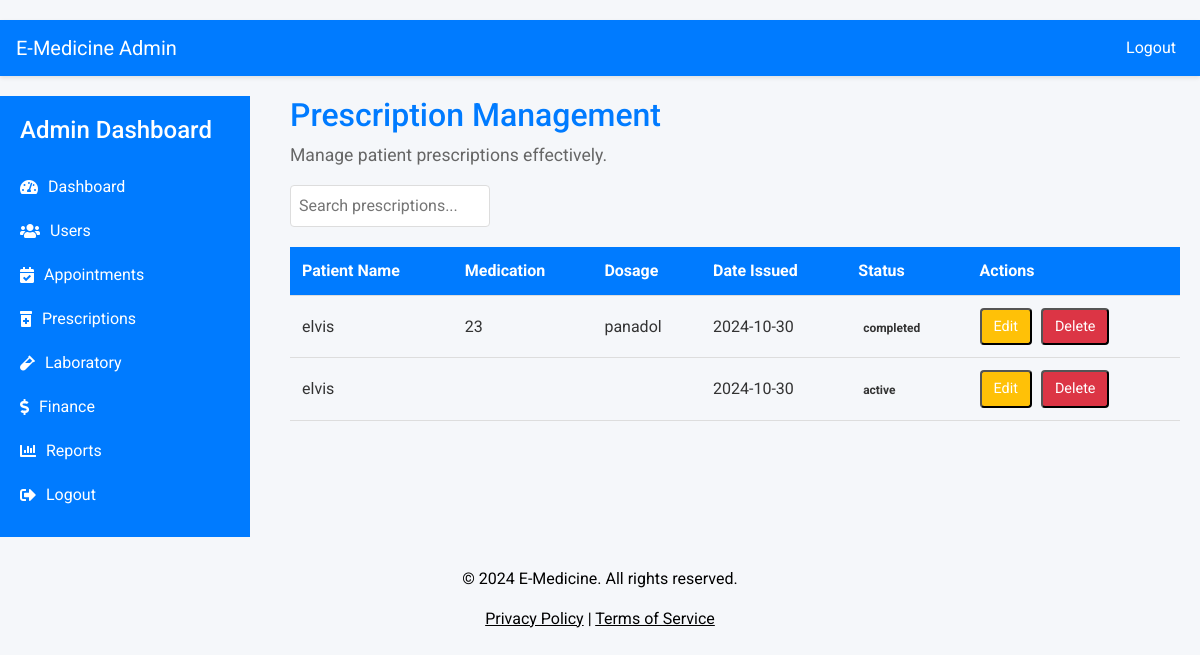
/admin/prescription.php (signed in), run on an earlier commit of the app's database.
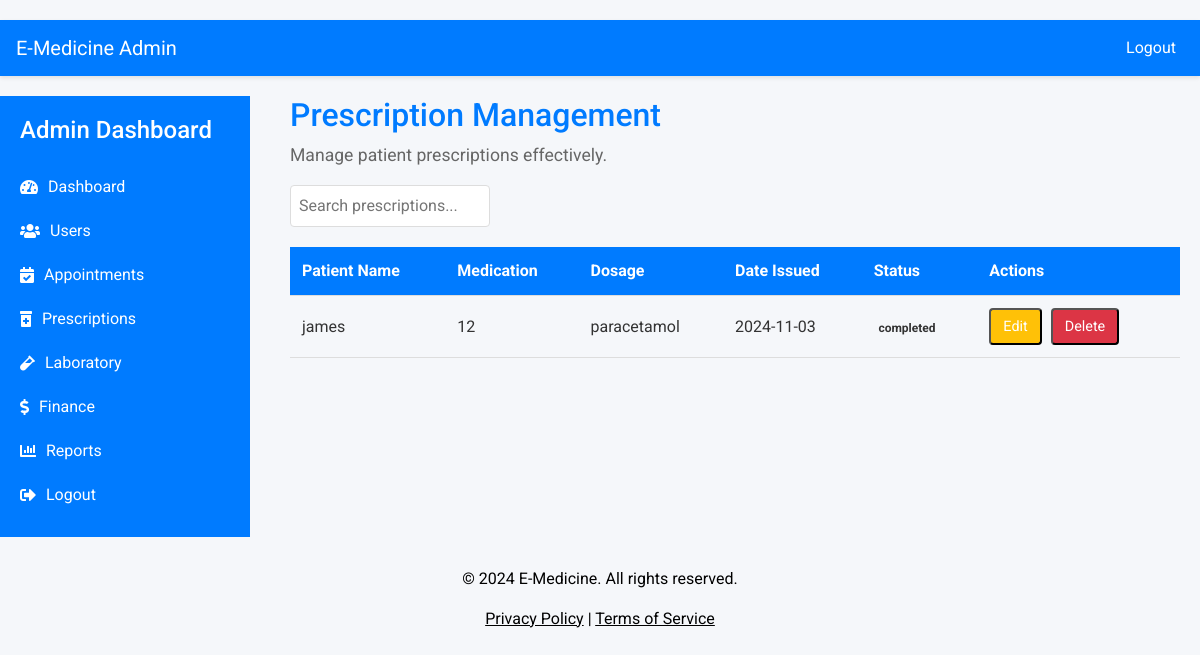
And on a later commit of the database.
### tables this page shows
CREATE TABLE `prescriptions` (
  `PrescriptionID` int(11) NOT NULL,
  `AppointmentID` int(11) NOT NULL,
  `Medication` varchar(255) NOT NULL,
  `Dosage` varchar(100) NOT NULL,
  `RefillsRemaining` int(11) DEFAULT 0,
  `Instructions` text DEFAULT NULL,
  `CreatedAt` timestamp NOT NULL DEFAULT current_timestamp(),
  `Status` enum('active','completed','expired') DEFAULT 'active',
  `patientID` int(255) NOT NULL,
  `LabID` int(11) DEFAULT NULL
);

CREATE TABLE `patients` (
  `PatientID` int(11) NOT NULL,
  `firstname` varchar(100) NOT NULL,
  `lastname` varchar(255) NOT NULL,
  `Age` int(11) NOT NULL,
  `Gender` enum('Male','Female','Other') NOT NULL,
  `Phone` varchar(15) DEFAULT NULL,
  `Email` varchar(100) DEFAULT NULL,
  `Address` varchar(255) DEFAULT NULL,
  `CreatedAt` timestamp NOT NULL DEFAULT current_timestamp(),
  `Password` varchar(255) NOT NULL,
  `status` varchar(250) NOT NULL,
  `ProfileImage` varchar(250) NOT NULL,
  `reset_token` varchar(6) DEFAULT NULL,
  `token_expiration` int(11) DEFAULT NULL
);

### admin/prescription.php (the view, shortened to what this page needs)
<?php
include '../access/config.php';
$limit = 5;
$page = isset($_GET['page']) ? (int)$_GET['page'] : 1;
$offset = ($page - 1) * $limit;
$query = "SELECT prescriptions.PrescriptionID, patients.firstname AS PatientName, prescriptions.Medication,
          prescriptions.Dosage, prescriptions.CreatedAt, prescriptions.Status
          FROM prescriptions
          JOIN appointments ON prescriptions.AppointmentID = appointments.AppointmentID
          JOIN patients ON appointments.PatientID = patients.PatientID
          LIMIT $limit OFFSET $offset";
$result = $conn->query($query);
$prescriptions = [];
while ($row = $result->fetch_assoc()) {
    $prescriptions[] = $row;
}
?>
<!DOCTYPE html>
<html lang="en">
<head>
    <link rel="stylesheet" href="https://stackpath.bootstrapcdn.com/bootstrap/4.5.2/css/bootstrap.min.css">
</head>
<body>
    <?php include 'header.php'; ?>
    <div class="dashboard">
        <?php include 'sidebar.php'; ?>
        <div class="container">
            <div class="page-header">
                <h1>Prescription Management</h1>
                <p>Manage patient prescriptions effectively.</p>
            </div>
            <div class="prescription-filters">
                <input type="text" class="search-bar" placeholder="Search prescriptions..." id="searchInput">
            </div>
            <div class="prescriptions-table">
                <?php if (count($prescriptions) > 0): ?>
                <table>
                    <thead>
                        <tr>
                            <th>Patient Name</th>
                            <th>Medication</th>
                            <th>Dosage</th>
                            <th>Date Issued</th>
                            <th>Status</th>
                            <th>Actions</th>
                        </tr>
                    </thead>
                    <tbody id="prescriptionTableBody">
                        <?php foreach ($prescriptions as $prescription): ?>
                        <tr>
                            <td><?php echo htmlspecialchars($prescription['PatientName']); ?></td>
                            <td><?php echo htmlspecialchars($prescription['Medication']); ?></td>
                            <td><?php echo htmlspecialchars($prescription['Dosage']); ?></td>
                            <td><?php echo date('Y-m-d', strtotime($prescription['CreatedAt'])); ?></td>
                            <td><span class="badge badge-<?php echo strtolower($prescription['Status']); ?>"><?php echo htmlspecialchars($prescription['Status']); ?></span></td>
                            <td>
                                <button class="btn-edit" data-toggle="modal" data-target="#editPrescriptionModal" data-id="<?php echo $prescription['PrescriptionID']; ?>" data-status="<?php echo $prescription['Status']; ?>">Edit</button>
                                <button class="btn-delete" data-toggle="modal" data-target="#deletePrescriptionModal" data-id="<?php echo $prescription['PrescriptionID']; ?>">Delete</button>
                            </td>
                        </tr>
                        <?php endforeach; ?>
                    </tbody>
                </table>
                <?php else: ?>
                <p>No prescriptions found.</p>
                <?php endif; ?>
            </div>
        </div>
    </div>
    <?php include '../resources/includes/footer.php'; ?>
</body>
</html>

What changed in the data, as far as the page shows it:
removed prescriptions: patientID.firstname "elvis", Medication "23", Dosage "panadol", CreatedAt "2024-10-30", Status "completed"
removed prescriptions: patientID.firstname "elvis", CreatedAt "2024-10-30", Status "active"
added prescriptions: patientID.firstname "james", Medication "12", Dosage "paracetamol", CreatedAt "2024-11-03", Status "completed"
